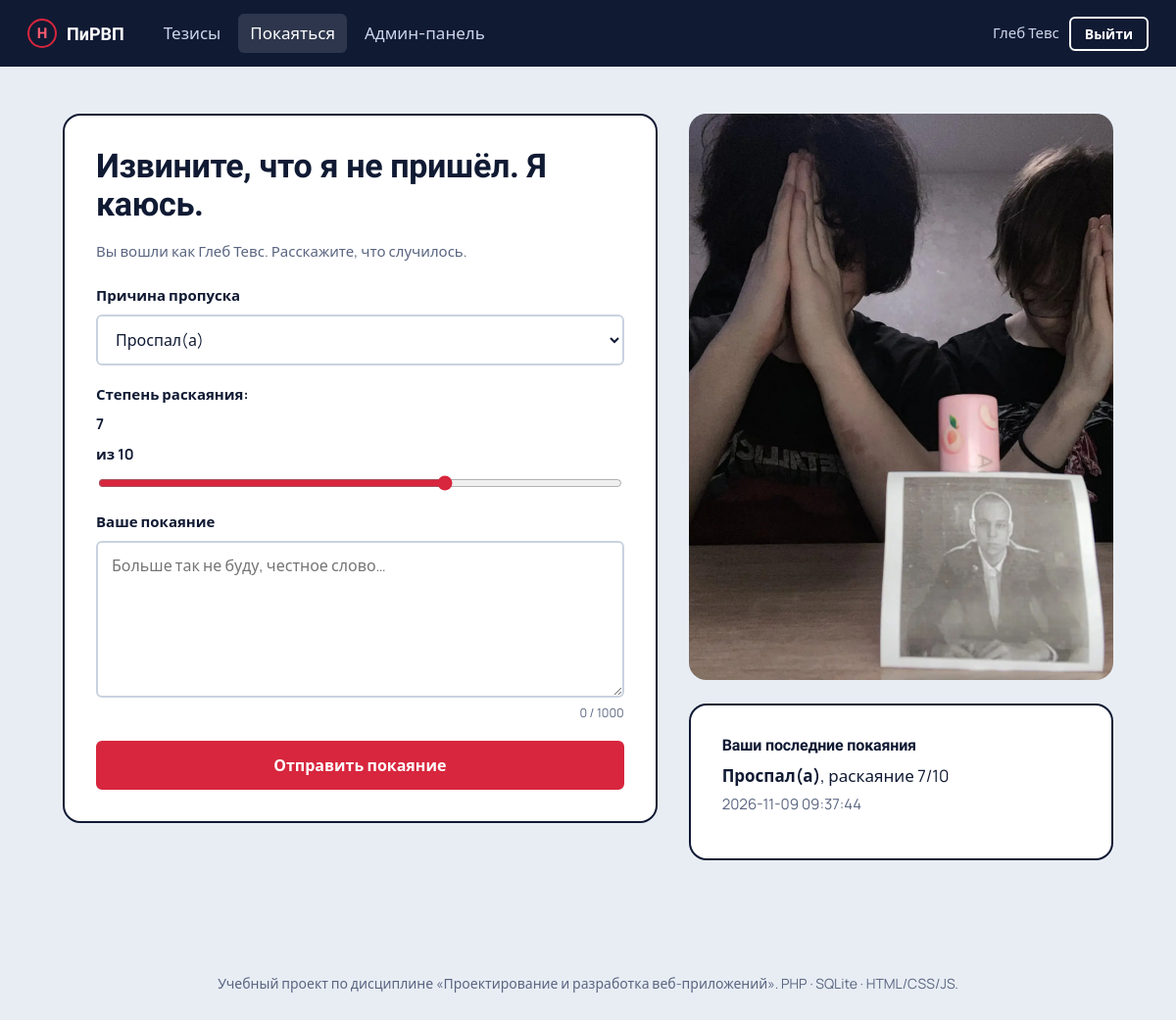
The app's page /feedback.php (signed in) with its own data.
### tables this page shows
CREATE TABLE users (
        id INTEGER PRIMARY KEY AUTOINCREMENT,
        name TEXT NOT NULL,
        email TEXT NOT NULL UNIQUE,
        password_hash TEXT NOT NULL,
        role TEXT NOT NULL DEFAULT 'user',
        created_at TEXT NOT NULL DEFAULT CURRENT_TIMESTAMP
    );

CREATE TABLE feedback (
        id INTEGER PRIMARY KEY AUTOINCREMENT,
        user_id INTEGER NOT NULL,
        reason TEXT NOT NULL,
        remorse INTEGER NOT NULL,
        message TEXT NOT NULL,
        created_at TEXT NOT NULL DEFAULT CURRENT_TIMESTAMP,
        FOREIGN KEY (user_id) REFERENCES users(id) ON DELETE CASCADE
    );

### includes/db.php (called while the page is built, shortened)
<?php
function db(): PDO
{
    static $pdo = null;
    if ($pdo) return $pdo;
    $pdo = new PDO('sqlite:' . DB_PATH);
    $pdo->setAttribute(PDO::ATTR_ERRMODE, PDO::ERRMODE_EXCEPTION);
    $pdo->setAttribute(PDO::ATTR_DEFAULT_FETCH_MODE, PDO::FETCH_ASSOC);
    $pdo->exec('PRAGMA foreign_keys = ON');
    $pdo->exec("CREATE TABLE IF NOT EXISTS users (
        id INTEGER PRIMARY KEY AUTOINCREMENT,
        name TEXT NOT NULL,
        email TEXT NOT NULL UNIQUE,
        password_hash TEXT NOT NULL,
        role TEXT NOT NULL DEFAULT 'user',
        created_at TEXT NOT NULL DEFAULT CURRENT_TIMESTAMP
    )");
    $pdo->exec("CREATE TABLE IF NOT EXISTS feedback (
        id INTEGER PRIMARY KEY AUTOINCREMENT,
        user_id INTEGER NOT NULL,
        reason TEXT NOT NULL,
        remorse INTEGER NOT NULL,
        message TEXT NOT NULL,
        created_at TEXT NOT NULL DEFAULT CURRENT_TIMESTAMP,
        FOREIGN KEY (user_id) REFERENCES users(id) ON DELETE CASCADE
    )");
    $exists = $pdo->prepare('SELECT 1 FROM users WHERE email = ?');
    $exists->execute([ADMIN_EMAIL]);
    return $pdo;
}

### feedback.php (the view, shortened to what this page needs)
<?php
require_once __DIR__ . '/includes/auth.php';
$user = require_login('feedback.php');
$reason = 'slept';
$remorse = 7;
$message = '';
$mine = db()->prepare('SELECT * FROM feedback WHERE user_id = ? ORDER BY id DESC LIMIT 5');
$mine->execute([$user['id']]);
$mine = $mine->fetchAll();
$page = 'feedback';
require __DIR__ . '/includes/header.php';
?>
<section class="feedback-wrap">
  <div class="card">
    <h1>Извините, что я не пришёл. Я каюсь.</h1>
    <p class="muted">Вы вошли как <?= e($user['name']) ?>. Расскажите, что случилось.</p>
    <form method="post" novalidate data-validate>
      <label>Причина пропуска
        <select name="reason" required>
          <?php foreach (REASONS as $key => $label): ?>
            <option value="<?= e($key) ?>" <?= $key === $reason ? 'selected' : '' ?>><?= e($label) ?></option>
          <?php endforeach; ?>
        </select>
      </label>
      <label>Степень раскаяния: <output id="remorse-out"><?= $remorse ?></output> из 10
        <input type="range" name="remorse" min="1" max="10" value="<?= $remorse ?>" id="remorse">
      </label>
      <label>Ваше покаяние
        <textarea name="message" rows="6" maxlength="1000" required placeholder="Больше так не буду, честное слово…"><?= e($message) ?></textarea>
        <small class="counter"><span id="msg-count"><?= mb_strlen($message) ?></span> / 1000</small>
      </label>
      <button class="btn" type="submit">Отправить покаяние</button>
    </form>
  </div>
  <aside class="side">
    <?= pic('feedback-side.jpg', 'Мотивационная картинка рядом с формой', 'tall') ?>
    <?php if ($mine): ?>
      <div class="card mini">
        <h3>Ваши последние покаяния</h3>
        <?php foreach ($mine as $m): ?>
          <p><b><?= e(REASONS[$m['reason']] ?? $m['reason']) ?></b>, раскаяние <?= (int)$m['remorse'] ?>/10<br>
          <span class="muted"><?= e($m['created_at']) ?></span></p>
        <?php endforeach; ?>
      </div>
    <?php endif; ?>
  </aside>
</section>
<?php require __DIR__ . '/includes/footer.php'; ?>

### includes/header.php (shortened to what this page needs)
<?php
require_once __DIR__ . '/auth.php';
$user = current_user();
$page = $page ?? '';
?>
<!DOCTYPE html>
<html lang="ru">
<head>
<link rel="stylesheet" href="assets/css/style.css">
</head>
<body class="<?= e($bodyClass ?? '') ?>">
<header class="top">
  <a class="brand" href="index.php"><span class="mark">Н</span>ПиРВП</a>
  <nav>
    <a href="index.php" <?= $page === 'home' ? 'aria-current="page"' : '' ?>>Тезисы</a>
    <a href="feedback.php" <?= $page === 'feedback' ? 'aria-current="page"' : '' ?>>Покаяться</a>
    <?php if ($user && $user['role'] === 'admin'): ?>
      <a href="admin.php" <?= $page === 'admin' ? 'aria-current="page"' : '' ?>>Админ-панель</a>
    <?php endif; ?>
  </nav>
  <div class="who">
    <?php if ($user): ?>
      <span class="uname"><?= e($user['name']) ?></span>
      <a class="btn small ghost" href="logout.php">Выйти</a>
    <?php else: ?>
      <a class="btn small ghost" href="login.php">Войти</a>
      <a class="btn small" href="register.php">Регистрация</a>
    <?php endif; ?>
  </div>
</header>
<main>

### assets/css/style.css (style rules this page uses)
:root { --paper:#e8edf4; --card:#ffffff; --ink:#101a33; --muted:#5a6580; --line:#c9d2e0; --red:#d7263d; --red-dark:#a81a2d; --mark:#ffe14d; --ok:#1f7a4d; --r-sm:6px; --r-lg:18px; --head:'Unbounded','Arial Black',sans-serif; --body:'Manrope','Segoe UI',Arial,sans-serif; }
* { box-sizing:border-box }
html { scroll-behavior:smooth }
body { margin:0;background:var(--paper);color:var(--ink);font:400 17px/1.65 var(--body);-webkit-font-smoothing:antialiased }
a { color:var(--red-dark) }
main { max-width:1120px;margin:0 auto;padding:32px 24px 72px }
.top { display:flex;align-items:center;gap:28px;padding:14px 28px;background:var(--ink);color:#fff;position:sticky;top:0;z-index:10 }
.brand { font:700 18px var(--head);color:#fff;text-decoration:none;display:flex;align-items:center;gap:10px }
.mark { display:inline-grid;place-items:center;width:30px;height:30px;border:2px solid var(--red);border-radius:50%;color:#ff5d70;font:900 15px var(--head) }
.top nav { display:flex;gap:6px;flex:1 }
.top nav a { color:#cdd6ea;text-decoration:none;padding:6px 12px;border-radius:var(--r-sm);font-weight:500 }
.top nav a:hover,.top nav a[aria-current] { color:#fff;background:rgba(255,255,255,.12) }
.who { display:flex;align-items:center;gap:10px }
.uname { color:#cdd6ea;font-size:15px }
.btn { display:inline-block;border:2px solid var(--red);background:var(--red);color:#fff;padding:12px 24px;border-radius:var(--r-sm);font:700 16px var(--body);text-decoration:none;cursor:pointer;transition:background .15s,transform .15s }
.btn.ghost { background:transparent;color:inherit;border-color:currentColor }
.top .btn.ghost { color:#fff }
.btn.small { padding:6px 14px;font-size:14px }
h1,h2,h3 { font-family:var(--head);line-height:1.15;margin:0 0 .5em;letter-spacing:-.01em }
.card { background:var(--card);border:2px solid var(--ink);border-radius:var(--r-lg);padding:32px;margin-bottom:28px }
.card h1 { font-size:clamp(24px,3vw,34px) }
.muted { color:var(--muted);font-size:15px }
form { display:grid;gap:18px;margin-top:20px }
label { display:grid;gap:6px;font-weight:700;font-size:15px }
input[type=text],input[type=email],input[type=password],select,textarea { font:400 16px var(--body);padding:12px 14px;border:2px solid var(--line);border-radius:var(--r-sm);background:#fff;color:var(--ink);width:100% }
input[type=range] { accent-color:var(--red);padding:0 }
textarea { resize:vertical }
.counter { justify-self:end;color:var(--muted);font-weight:400 }
.feedback-wrap { display:grid;grid-template-columns:1.4fr 1fr;gap:32px;align-items:start;margin-top:16px }
.side { display:grid;gap:24px }
.mini h3 { font-size:16px }
.mini p { margin:0 0 10px }

### records on screen
users: name "Глеб Тевс"
feedback: reason "Проспал(а)", remorse "7", created_at "2026-11-09 09:37:44"

### other values on screen
$remorse "7"
mb_strlen($message) "0"
form field reason "Проспал(а)"
